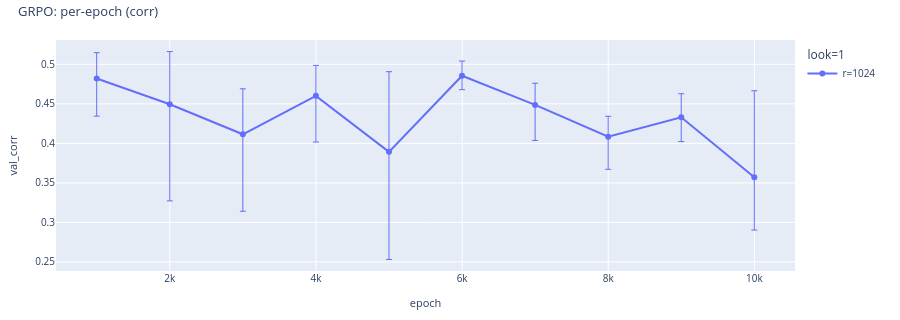
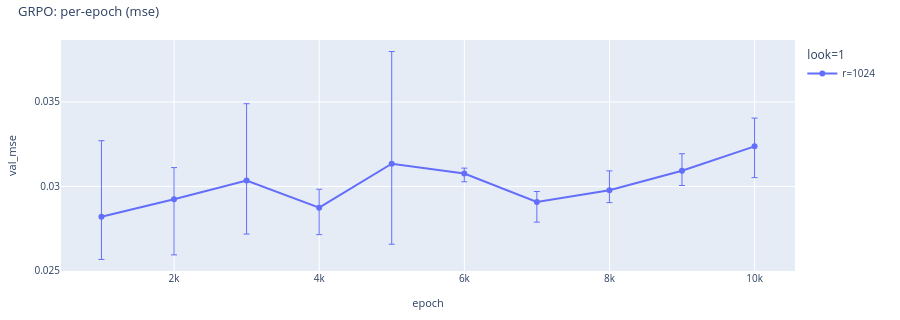
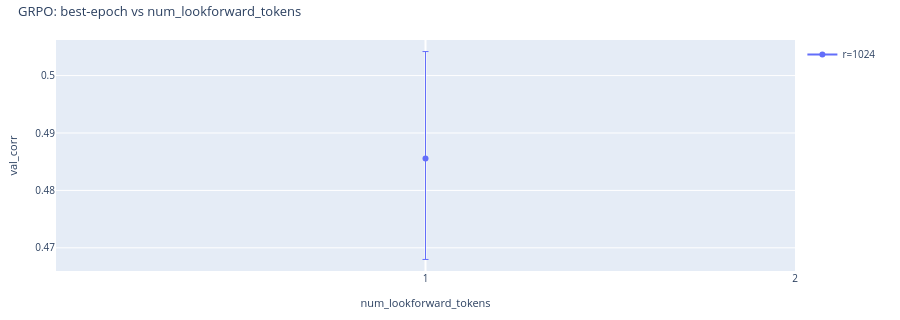

These figures' notebook cell, in order:
### Markdown cell above
## GRPO

### Code cell
grpo = CorpusRegressionAnalysisConfig.from_grpo_sweep(
    artifacts_root=ARTIFACTS, num_samples=NUM_SAMPLES, gaussian_stdev=GAUSSIAN_STDEV,
    label_type=LABEL_TYPE, normalize_labels=NORMALIZE_LABELS, label_range=LABEL_RANGE,
    train_from_scratch=TRAIN_FROM_SCRATCH,
)
if grpo is None:
    print("GRPO: no artifacts")
else:
    grpo.describe("GRPO")
    print(grpo.summarize(metric="corr"))
    print(grpo.summarize(metric="mse"))
    display(
        grpo.plot_vs_epoch(
            "corr",
            title="GRPO: per-epoch (corr)",
            show_seed_bar=True,
            save_path=WRITEUP_ASSETS / "grpo_per_epoch_corr.html",
        )
    )
    display(
        grpo.plot_vs_epoch(
            "mse",
            title="GRPO: per-epoch (mse)",
            show_seed_bar=True,
            save_path=WRITEUP_ASSETS / "grpo_per_epoch_mse.html",
        )
    )
    display(
        grpo.plot_vs_lookforward(
            title="GRPO: best-epoch vs num_lookforward_tokens",
            x_scale="uniform",
            show_seed_bar=True,
            save_path=WRITEUP_ASSETS / "grpo_vs_lookforward.html",
        )
    )

### Figure 1 — Plotly figure (JSON) as saved in the notebook; plotly's stock layout.template omitted (floating-point values rounded to 4 significant figures)
{"data": [{"customdata": [[1, 3], [1, 3], [1, 3], [1, 3], [1, 3], [1, 3], [1, 3], [1, 3], [1, 3], [1, 3]], "error_y": {"array": [0.03266, 0.06672, 0.05751, 0.03859, 0.1014, 0.01864, 0.02743, 0.02591, 0.02974, 0.1093], "arrayminus": [0.0476, 0.1223, 0.09742, 0.05843, 0.1362, 0.01757, 0.04498, 0.04123, 0.03083, 0.06699], "symmetric": false, "thickness": 1, "type": "data", "width": 3}, "hovertemplate": "epoch: %{x}<br>val_corr: %{y}<br>num_lookforward_tokens: %{customdata[0]}<br>n_seeds: %{customdata[1]}<extra>look=1 r=1024</extra>", "legendgroup": "look=1", "legendgrouptitle": {"text": "look=1"}, "line": {"color": "#636EFA"}, "marker": {"color": "#636EFA"}, "mode": "lines+markers", "name": "r=1024", "showlegend": true, "type": "scatter", "x": [999, 1999, 2999, 3999, 4999, 5999, 6999, 7999, 8999, 9999], "xaxis": "x", "y": [0.4821, 0.4495, 0.4115, 0.4601, 0.3893, 0.4855, 0.4487, 0.4084, 0.4331, 0.3573], "yaxis": "y"}], "layout": {"font": {"size": 11}, "height": 320, "legend": {"font": {"size": 10}, "groupclick": "togglegroup", "x": 1.01, "xanchor": "left", "y": 1, "yanchor": "top"}, "margin": {"b": 40, "l": 50, "r": 105, "t": 40}, "title": {"font": {"size": 13}, "text": "GRPO: per-epoch (corr)", "x": 0.02, "xanchor": "left", "y": 0.98, "yanchor": "top"}, "xaxis": {"anchor": "y", "domain": [0, 1], "tickfont": {"size": 10}, "title": {"font": {"size": 11}, "text": "epoch"}}, "yaxis": {"anchor": "x", "domain": [0, 1], "tickfont": {"size": 10}, "title": {"font": {"size": 11}, "text": "val_corr"}}}}

### Figure 2 — Plotly figure (JSON) as saved in the notebook; plotly's stock layout.template omitted (floating-point values rounded to 4 significant figures)
{"data": [{"customdata": [[1, 3], [1, 3], [1, 3], [1, 3], [1, 3], [1, 3], [1, 3], [1, 3], [1, 3], [1, 3]], "error_y": {"array": [0.004499, 0.001868, 0.00455, 0.001092, 0.006639, 0.0003242, 0.0006165, 0.001152, 0.001003, 0.001673], "arrayminus": [0.002531, 0.003297, 0.003168, 0.001595, 0.004768, 0.0004868, 0.001198, 0.0007277, 0.000875, 0.001852], "symmetric": false, "thickness": 1, "type": "data", "width": 3}, "hovertemplate": "epoch: %{x}<br>val_mse: %{y}<br>num_lookforward_tokens: %{customdata[0]}<br>n_seeds: %{customdata[1]}<extra>look=1 r=1024</extra>", "legendgroup": "look=1", "legendgrouptitle": {"text": "look=1"}, "line": {"color": "#636EFA"}, "marker": {"color": "#636EFA"}, "mode": "lines+markers", "name": "r=1024", "showlegend": true, "type": "scatter", "x": [999, 1999, 2999, 3999, 4999, 5999, 6999, 7999, 8999, 9999], "xaxis": "x", "y": [0.02821, 0.02924, 0.03035, 0.02874, 0.03134, 0.03076, 0.02908, 0.02977, 0.03093, 0.03237], "yaxis": "y"}], "layout": {"font": {"size": 11}, "height": 320, "legend": {"font": {"size": 10}, "groupclick": "togglegroup", "x": 1.01, "xanchor": "left", "y": 1, "yanchor": "top"}, "margin": {"b": 40, "l": 50, "r": 105, "t": 40}, "title": {"font": {"size": 13}, "text": "GRPO: per-epoch (mse)", "x": 0.02, "xanchor": "left", "y": 0.98, "yanchor": "top"}, "xaxis": {"anchor": "y", "domain": [0, 1], "tickfont": {"size": 10}, "title": {"font": {"size": 11}, "text": "epoch"}}, "yaxis": {"anchor": "x", "domain": [0, 1], "tickfont": {"size": 10}, "title": {"font": {"size": 11}, "text": "val_mse"}}}}

### Figure 3 — Plotly figure (JSON) as saved in the notebook; plotly's stock layout.template omitted (floating-point values rounded to 4 significant figures)
{"data": [{"customdata": [[1, 5999, 3, "look=1 r=1024"]], "error_y": {"array": [0.01864], "arrayminus": [0.01757], "symmetric": false, "thickness": 1, "type": "data", "width": 3}, "hovertemplate": "num_lookforward_tokens: %{customdata[0]}<br>val_corr: %{y}<br>epoch: %{customdata[1]}<br>n_seeds: %{customdata[2]}<extra>%{customdata[3]}</extra>", "legendgroup": "r=1024", "line": {"color": "#636EFA"}, "marker": {"color": "#636EFA"}, "mode": "lines+markers", "name": "r=1024", "showlegend": true, "type": "scatter", "x": [0], "xaxis": "x", "y": [0.4855], "yaxis": "y"}], "layout": {"font": {"size": 11}, "height": 320, "legend": {"font": {"size": 10}, "x": 1.01, "xanchor": "left", "y": 1, "yanchor": "top"}, "margin": {"b": 40, "l": 50, "r": 105, "t": 40}, "title": {"font": {"size": 13}, "text": "GRPO: best-epoch vs num_lookforward_tokens", "x": 0.02, "xanchor": "left", "y": 0.98, "yanchor": "top"}, "xaxis": {"anchor": "y", "domain": [0, 1], "tickfont": {"size": 10}, "tickmode": "array", "ticktext": ["1", "2", "3", "4", "5", "6", "7", "8"], "tickvals": [0, 1, 2, 3, 4, 5, 6, 7], "title": {"font": {"size": 11}, "text": "num_lookforward_tokens"}}, "yaxis": {"anchor": "x", "domain": [0, 1], "tickfont": {"size": 10}, "title": {"font": {"size": 11}, "text": "val_corr"}}}}
